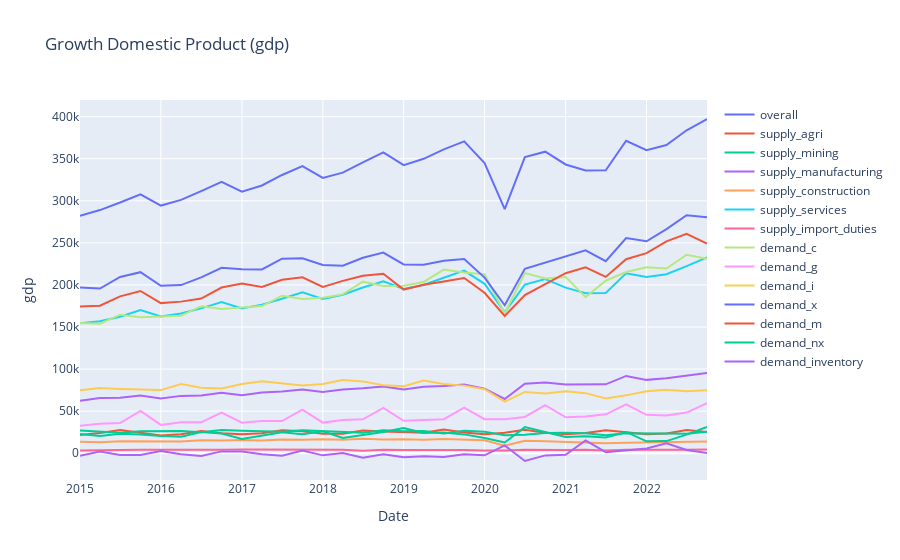

Source (notebook cell):
### Markdown cell above
## Growth Domestic Product (GDP)

### Code cell
traces = []

for col_name in gdp.columns:
    trace = go.Scatter(x=gdp.index, y=gdp[col_name], mode='lines', name=col_name)
    traces.append(trace)

layout = go.Layout(
    title='Growth Domestic Product (gdp)',
    xaxis=dict(title='Date'),
    yaxis=dict(title='gdp')
)

fig = go.Figure(data=traces, layout=layout)

fig.show()
